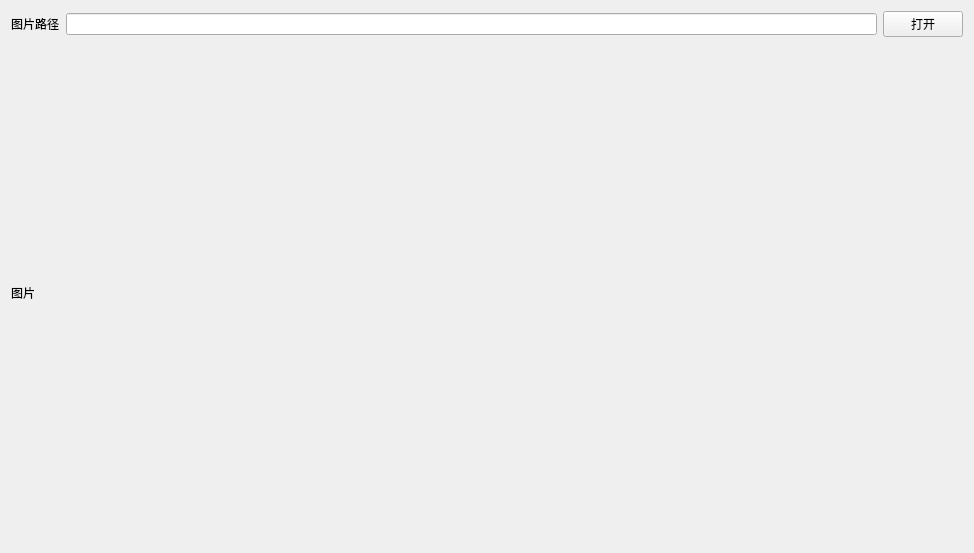
<?xml version="1.0" encoding="UTF-8"?>
<ui version="4.0">
 <class>Widget</class>
 <widget class="QWidget" name="Widget">
  <property name="geometry">
   <rect>
    <x>0</x>
    <y>0</y>
    <width>974</width>
    <height>553</height>
   </rect>
  </property>
  <property name="windowTitle">
   <string>Widget</string>
  </property>
  <layout class="QVBoxLayout" name="verticalLayout" stretch="1,10">
   <item>
    <layout class="QHBoxLayout" name="horizontalLayout">
     <item>
      <widget class="QLabel" name="pictureddress">
       <property name="text">
        <string>图片路径</string>
       </property>
      </widget>
     </item>
     <item>
      <widget class="QLineEdit" name="address"/>
     </item>
     <item>
      <widget class="QPushButton" name="btnopen">
       <property name="text">
        <string>打开</string>
       </property>
      </widget>
     </item>
    </layout>
   </item>
   <item>
    <widget class="QLabel" name="picture">
     <property name="text">
      <string>图片</string>
     </property>
    </widget>
   </item>
  </layout>
 </widget>
 <resources/>
 <connections/>
</ui>
